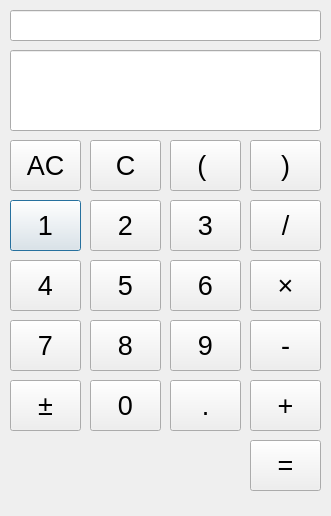
<?xml version="1.0" encoding="UTF-8"?>
<ui version="4.0">
 <class>Calculator</class>
 <widget class="QDialog" name="Calculator">
  <property name="geometry">
   <rect>
    <x>0</x>
    <y>0</y>
    <width>331</width>
    <height>516</height>
   </rect>
  </property>
  <property name="windowTitle">
   <string>Calculator</string>
  </property>
  <widget class="QLineEdit" name="lineEdit">
   <property name="geometry">
    <rect>
     <x>10</x>
     <y>50</y>
     <width>311</width>
     <height>81</height>
    </rect>
   </property>
   <property name="font">
    <font>
     <pointsize>20</pointsize>
    </font>
   </property>
   <property name="text">
    <string/>
   </property>
  </widget>
  <widget class="QPushButton" name="pushButton_1">
   <property name="geometry">
    <rect>
     <x>10</x>
     <y>200</y>
     <width>71</width>
     <height>51</height>
    </rect>
   </property>
   <property name="font">
    <font>
     <pointsize>20</pointsize>
    </font>
   </property>
   <property name="text">
    <string>1</string>
   </property>
  </widget>
  <widget class="QPushButton" name="pushButton_2">
   <property name="geometry">
    <rect>
     <x>90</x>
     <y>200</y>
     <width>71</width>
     <height>51</height>
    </rect>
   </property>
   <property name="font">
    <font>
     <pointsize>20</pointsize>
    </font>
   </property>
   <property name="text">
    <string>2</string>
   </property>
  </widget>
  <widget class="QPushButton" name="pushButton_3">
   <property name="geometry">
    <rect>
     <x>170</x>
     <y>200</y>
     <width>71</width>
     <height>51</height>
    </rect>
   </property>
   <property name="font">
    <font>
     <pointsize>20</pointsize>
    </font>
   </property>
   <property name="text">
    <string>3</string>
   </property>
  </widget>
  <widget class="QPushButton" name="pushButton_4">
   <property name="geometry">
    <rect>
     <x>10</x>
     <y>260</y>
     <width>71</width>
     <height>51</height>
    </rect>
   </property>
   <property name="font">
    <font>
     <pointsize>20</pointsize>
    </font>
   </property>
   <property name="text">
    <string>4</string>
   </property>
  </widget>
  <widget class="QPushButton" name="pushButton_5">
   <property name="geometry">
    <rect>
     <x>90</x>
     <y>260</y>
     <width>71</width>
     <height>51</height>
    </rect>
   </property>
   <property name="font">
    <font>
     <pointsize>20</pointsize>
    </font>
   </property>
   <property name="text">
    <string>5</string>
   </property>
  </widget>
  <widget class="QPushButton" name="pushButton_6">
   <property name="geometry">
    <rect>
     <x>170</x>
     <y>260</y>
     <width>71</width>
     <height>51</height>
    </rect>
   </property>
   <property name="font">
    <font>
     <pointsize>20</pointsize>
    </font>
   </property>
   <property name="text">
    <string>6</string>
   </property>
  </widget>
  <widget class="QPushButton" name="pushButton_7">
   <property name="geometry">
    <rect>
     <x>10</x>
     <y>320</y>
     <width>71</width>
     <height>51</height>
    </rect>
   </property>
   <property name="font">
    <font>
     <pointsize>20</pointsize>
    </font>
   </property>
   <property name="text">
    <string>7</string>
   </property>
  </widget>
  <widget class="QPushButton" name="pushButton_8">
   <property name="geometry">
    <rect>
     <x>90</x>
     <y>320</y>
     <width>71</width>
     <height>51</height>
    </rect>
   </property>
   <property name="font">
    <font>
     <pointsize>20</pointsize>
    </font>
   </property>
   <property name="text">
    <string>8</string>
   </property>
  </widget>
  <widget class="QPushButton" name="pushButton_9">
   <property name="geometry">
    <rect>
     <x>170</x>
     <y>320</y>
     <width>71</width>
     <height>51</height>
    </rect>
   </property>
   <property name="font">
    <font>
     <pointsize>20</pointsize>
    </font>
   </property>
   <property name="text">
    <string>9</string>
   </property>
  </widget>
  <widget class="QPushButton" name="pushButton_0">
   <property name="geometry">
    <rect>
     <x>90</x>
     <y>380</y>
     <width>71</width>
     <height>51</height>
    </rect>
   </property>
   <property name="font">
    <font>
     <pointsize>20</pointsize>
    </font>
   </property>
   <property name="text">
    <string>0</string>
   </property>
  </widget>
  <widget class="QPushButton" name="pushButton_lparen">
   <property name="geometry">
    <rect>
     <x>170</x>
     <y>140</y>
     <width>71</width>
     <height>51</height>
    </rect>
   </property>
   <property name="font">
    <font>
     <pointsize>20</pointsize>
    </font>
   </property>
   <property name="text">
    <string>( </string>
   </property>
  </widget>
  <widget class="QPushButton" name="pushButton_div">
   <property name="geometry">
    <rect>
     <x>250</x>
     <y>200</y>
     <width>71</width>
     <height>51</height>
    </rect>
   </property>
   <property name="font">
    <font>
     <pointsize>20</pointsize>
    </font>
   </property>
   <property name="text">
    <string>/</string>
   </property>
  </widget>
  <widget class="QPushButton" name="pushButton_mul">
   <property name="geometry">
    <rect>
     <x>250</x>
     <y>260</y>
     <width>71</width>
     <height>51</height>
    </rect>
   </property>
   <property name="font">
    <font>
     <pointsize>20</pointsize>
    </font>
   </property>
   <property name="text">
    <string>×</string>
   </property>
  </widget>
  <widget class="QPushButton" name="pushButton_sub">
   <property name="geometry">
    <rect>
     <x>250</x>
     <y>320</y>
     <width>71</width>
     <height>51</height>
    </rect>
   </property>
   <property name="font">
    <font>
     <pointsize>20</pointsize>
    </font>
   </property>
   <property name="text">
    <string>-</string>
   </property>
  </widget>
  <widget class="QPushButton" name="pushButton_add">
   <property name="geometry">
    <rect>
     <x>250</x>
     <y>380</y>
     <width>71</width>
     <height>51</height>
    </rect>
   </property>
   <property name="font">
    <font>
     <pointsize>20</pointsize>
    </font>
   </property>
   <property name="text">
    <string>+</string>
   </property>
  </widget>
  <widget class="QPushButton" name="pushButton_point">
   <property name="geometry">
    <rect>
     <x>170</x>
     <y>380</y>
     <width>71</width>
     <height>51</height>
    </rect>
   </property>
   <property name="font">
    <font>
     <pointsize>20</pointsize>
    </font>
   </property>
   <property name="text">
    <string>.</string>
   </property>
  </widget>
  <widget class="QPushButton" name="pushButton_equal">
   <property name="geometry">
    <rect>
     <x>250</x>
     <y>440</y>
     <width>71</width>
     <height>51</height>
    </rect>
   </property>
   <property name="font">
    <font>
     <pointsize>20</pointsize>
    </font>
   </property>
   <property name="text">
    <string>=</string>
   </property>
  </widget>
  <widget class="QPushButton" name="pushButton_AC">
   <property name="geometry">
    <rect>
     <x>10</x>
     <y>140</y>
     <width>71</width>
     <height>51</height>
    </rect>
   </property>
   <property name="font">
    <font>
     <pointsize>20</pointsize>
    </font>
   </property>
   <property name="text">
    <string>AC</string>
   </property>
  </widget>
  <widget class="QPushButton" name="pushButton_C">
   <property name="geometry">
    <rect>
     <x>90</x>
     <y>140</y>
     <width>71</width>
     <height>51</height>
    </rect>
   </property>
   <property name="font">
    <font>
     <pointsize>20</pointsize>
    </font>
   </property>
   <property name="text">
    <string>C</string>
   </property>
  </widget>
  <widget class="QPushButton" name="pushButton_sign">
   <property name="geometry">
    <rect>
     <x>10</x>
     <y>380</y>
     <width>71</width>
     <height>51</height>
    </rect>
   </property>
   <property name="font">
    <font>
     <pointsize>20</pointsize>
    </font>
   </property>
   <property name="text">
    <string>±</string>
   </property>
  </widget>
  <widget class="QLineEdit" name="lineEdit_2">
   <property name="geometry">
    <rect>
     <x>10</x>
     <y>10</y>
     <width>311</width>
     <height>31</height>
    </rect>
   </property>
  </widget>
  <widget class="QPushButton" name="pushButton_rparen">
   <property name="geometry">
    <rect>
     <x>250</x>
     <y>140</y>
     <width>71</width>
     <height>51</height>
    </rect>
   </property>
   <property name="font">
    <font>
     <pointsize>20</pointsize>
    </font>
   </property>
   <property name="text">
    <string>)</string>
   </property>
  </widget>
 </widget>
 <resources/>
 <connections/>
</ui>
